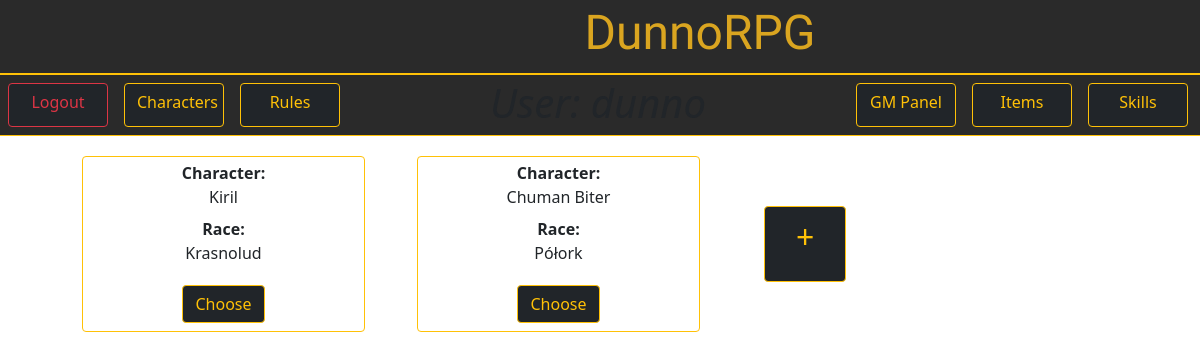
The app's page /dunnorpg/ (signed in) with its own data.
### DunnoRPG/models.py (models this page shows, shortened)
class Character(models.Model):
    owner = models.CharField(max_length=100)
    name = models.CharField(max_length=50)
    race = models.CharField(max_length=30)
    size = models.CharField(max_length=2)
    HP = models.IntegerField()
    fullHP = models.IntegerField(null=True)
    Helmet = models.CharField(max_length=50, blank=True)
    Torso = models.CharField(max_length=50, blank=True)
    Gloves = models.CharField(max_length=50, blank=True)
    Boots = models.CharField(max_length=50, blank=True)
    LeftHand = models.CharField(max_length=50, blank=True)
    RightHand = models.CharField(max_length=50, blank=True)
    Side = models.CharField(max_length=50, blank=True)
    INT = models.IntegerField()
    SIŁ = models.IntegerField()
    ZRE = models.IntegerField()
    CHAR = models.IntegerField()
    CEL = models.IntegerField()
    points_left = models.IntegerField(null=True)
    weaponBonus = models.IntegerField(null=True)
    preferredWeapons = models.TextField(blank=True)
    unlikedWeapons = models.TextField(blank=True)

### DunnoRPG/views.py (the view)
# urls.py: path('', views.charGET.as_view(), name = "home"),
class charGET(APIView):
    serializer_class = CharacterSerializer
    template_name = 'home.html'
    renderer_classes = [TemplateHTMLRenderer]
    def get(self, request):
        avaible_characters = models.Character.objects.all().filter(owner=self.request.user)
        serializer = self.serializer_class(avaible_characters, many=True)
        serialized_data = serializer.data
        context = {
            'characters': serialized_data,
            'characters_count': len(serialized_data)
        }
        return Response(context)

### DunnoRPG/templates/home.html (shortened to what this page needs)
{% extends 'master.html' %}
{% block content %}
{% if user.is_authenticated %}
  {% include 'top_bar.html' %}
  <div class="container card-body">
    <div class="row">
        {% for character in characters %}
        <div class="col-3 ms-5 m-1 p-1 border border-warning bg-gray c-gold rounded text-center">
          <dl>
            <dt>Character:</dt>
              <dd>{{ character.name }}</dd>
            <dt>Race:</dt>
            <dd>{{ character.race }}</dd>
          </dl>
          <a class="btn btn-dark btn-outline-warning m-1" href="{% url 'character_detail' character.id %}">Choose</a>
      </div>
        {% endfor %}
        {% if characters_count > 0 %}
        <div class="col-2 d-flex align-items-center m-3 ms-5">
          {% if characters_count|divisibleby:"3" %}
            <a class="ms-6 mt-2 btn btn-dark btn-outline-warning w-100 h-100 fs-2" href="{% url 'character_add' %}">+</a>
          {% else %}
            <a class="ms-6 btn btn-dark btn-outline-warning w-50 h-50 fs-2" href="{% url 'character_add' %}">+</a>
          {% endif %}
        </div>
        {% endif %}
    </div>
  </div>
{% endif %}
{% endblock  %}

### DunnoRPG/static/DunnoRPG/style.css (style rules this page uses)
body { background: url('https://media.istockphoto.com/id/1308121289/photo/scary-endless-medieval-catacombs-with-torches-mystical-nightmare-concept-3d-rendering.jpg?b=1&s=170667a&w=0&k=20&c=QTa-mYEWyLVC69MZshXLOZa2Y5p6Tu0yDF7VH5KzC78='); background-size: cover; }

### records on screen
Character: name "Kiril", race "Krasnolud"
Character: name "Chuman Biter", race "Półork"
